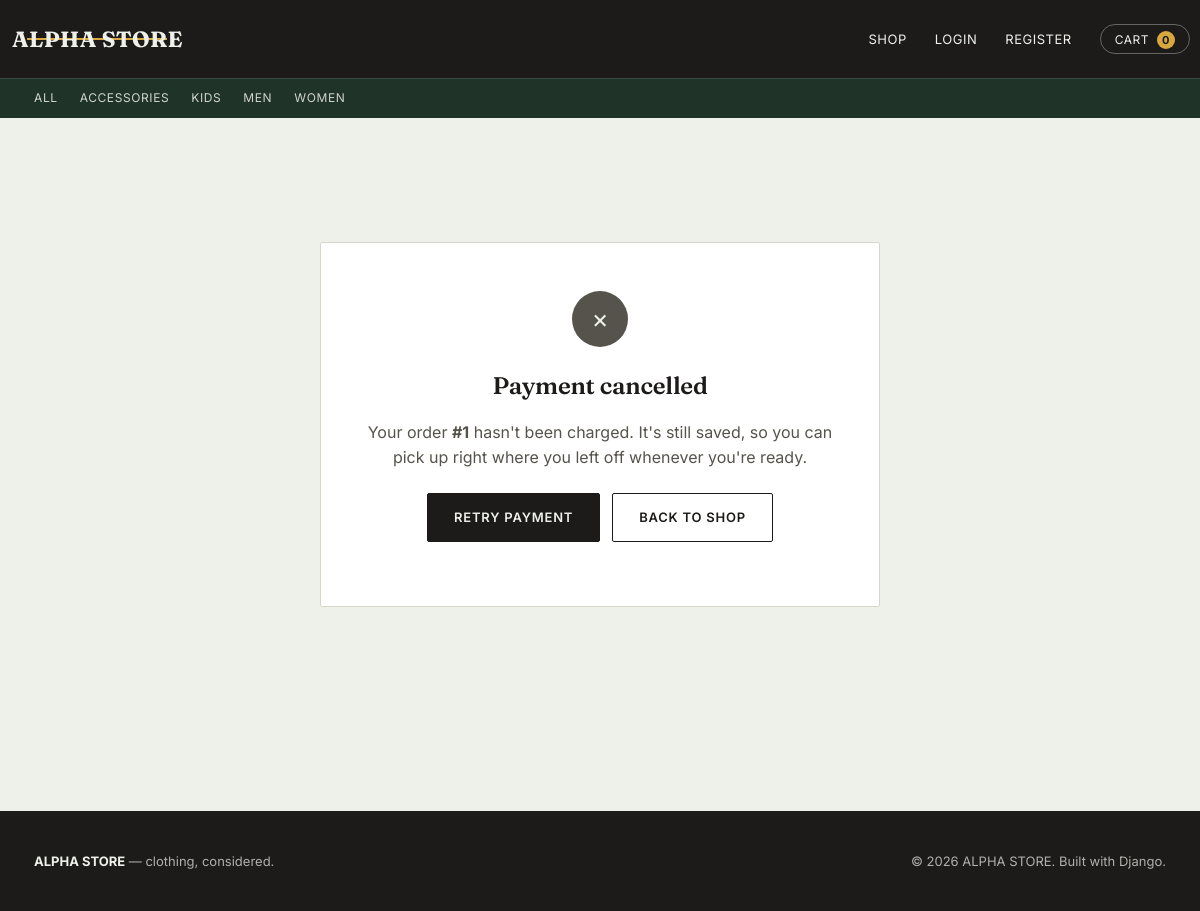
Screenshot of /payment/1/cancelled/ with the database file from the repository.
### store/models.py (models this page shows, shortened)
class Category(models.Model):
    name = models.CharField(max_length=120, unique=True)
    slug = models.SlugField(max_length=140, unique=True)
    image = models.ImageField(
        upload_to='categories/', blank=True, null=True,
        help_text='Shown on the homepage "Find your section" tile for this category.'
    )
    class Meta:
        ordering = ['name']
        verbose_name_plural = 'Categories'
    def get_absolute_url(self):
        return reverse('store:product_list_by_category', args=[self.slug])

class Order(models.Model):
    STATUS_CHOICES = [
        ('pending', 'Pending'),
        ('paid', 'Paid'),
        ('shipped', 'Shipped'),
        ('delivered', 'Delivered'),
        ('cancelled', 'Cancelled'),
    ]
    PAYMENT_METHOD_CHOICES = [
        ('cod', 'Cash on Delivery'),
        ('card', 'Pay by Card (Stripe)'),
    ]
    user = models.ForeignKey(
        User, related_name='orders', on_delete=models.SET_NULL,
        blank=True, null=True
    )
    full_name = models.CharField(max_length=150)
    email = models.EmailField()
    address = models.CharField(max_length=250)
    city = models.CharField(max_length=100)
    postal_code = models.CharField(max_length=20)
    phone = models.CharField(max_length=20, blank=True)
    status = models.CharField(max_length=10, choices=STATUS_CHOICES, default='pending')
    payment_method = models.CharField(max_length=10, choices=PAYMENT_METHOD_CHOICES, default='cod')
    stripe_checkout_id = models.CharField(max_length=255, blank=True)
    stripe_payment_intent = models.CharField(max_length=255, blank=True)
    created_at = models.DateTimeField(auto_now_add=True)
    updated_at = models.DateTimeField(auto_now=True)
    paid = models.BooleanField(default=False)
    class Meta:
        ordering = ['-created_at']

### store/views.py (the view)
# urls.py: path('payment/<int:order_id>/cancelled/', views.payment_cancelled, name='payment_cancelled'),
def payment_cancelled(request, order_id):
    order = get_object_or_404(Order, id=order_id)
    return render(request, 'store/payment_cancelled.html', {'order': order})

### store/cart.py (called while the page is built)
    def __len__(self):
        return sum(item['quantity'] for item in self.cart.values())

### store/context_processors.py (called while the page is built)
def cart(request):
    return {'cart': Cart(request)}

def categories(request):
    return {'categories_nav': Category.objects.all()}

### store/templates/store/payment_cancelled.html (shortened to what this page needs)
{% extends "store/base.html" %}
{% block content %}
<section class="section">
  <div class="success-card">
    <div class="success-icon" style="background: var(--ink-soft);">×</div>
    <h1>Payment cancelled</h1>
    <p style="color:var(--ink-soft);">
      Your order <strong>#{{ order.id }}</strong> hasn't been charged. It's still saved,
      so you can pick up right where you left off whenever you're ready.
    </p>
    <p style="margin-top:24px; display:flex; gap:12px; justify-content:center;">
      <a href="{% url 'store:payment_checkout' order.id %}" class="btn">Retry payment</a>
      <a href="{% url 'store:product_list' %}" class="btn btn-outline">Back to shop</a>
    </p>
  </div>
</section>
{% endblock %}

### store/templates/store/base.html (shortened to what this page needs)
{% load static %}
<!DOCTYPE html>
<html lang="en">
<head>
  <link rel="stylesheet" href="{% static 'store/css/style.css' %}">
</head>
<body>
  <header class="site-header">
    <div class="container nav">
      <a href="{% url 'store:home' %}" class="wordmark">
        <span class="wordmark-text">ALPHA STORE</span>
        <span class="wordmark-bar"></span>
      </a>
      <ul class="nav-links">
        <li><a href="{% url 'store:product_list' %}">Shop</a></li>
        {% if user.is_authenticated %}
          <li><a href="{% url 'store:order_history' %}">My Orders</a></li>
          <li><a href="{% url 'store:logout' %}">Logout, {{ user.username }}</a></li>
        {% else %}
          <li><a href="{% url 'store:login' %}">Login</a></li>
          <li><a href="{% url 'store:register' %}">Register</a></li>
        {% endif %}
        <li>
          <a href="{% url 'store:cart_detail' %}" class="cart-pill">
            Cart <span class="cart-count">{{ cart|length }}</span>
          </a>
        </li>
      </ul>
    </div>
    <nav class="category-strip">
      <div class="container">
        <a href="{% url 'store:product_list' %}">All</a>
        {% for cat in categories_nav %}
          <a href="{{ cat.get_absolute_url }}">{{ cat.name }}</a>
        {% endfor %}
      </div>
    </nav>
  </header>
  <main>
    {% block content %}{% endblock %}
  </main>
  <footer class="site-footer">
    <div class="container">
      <div><strong>ALPHA STORE</strong> — clothing, considered.</div>
      <div>&copy; {% now "Y" %} ALPHA STORE. Built with Django.</div>
    </div>
  </footer>
</body>
</html>

### store/static/store/css/style.css (style rules this page uses)
:root { --paper: #eef0ea; --paper-raised: #ffffff; --ink: #1c1b19; --ink-soft: #55534c; --line: #d8d6cc; --forest: #2f4a3d; --forest-dark: #203329; --mustard: #d8a73e; --brick: #a4402f; --font-display: 'Fraunces', 'Iowan Old Style', Georgia, serif; --font-body: 'Inter', -apple-system, BlinkMacSystemFont, 'Segoe UI', sans-serif; --radius: 2px; --shadow: 0 1px 2px rgba(28, 27, 25, 0.06), 0 8px 24px rgba(28, 27, 25, 0.06); }
* { box-sizing: border-box; }
html { scroll-behavior: smooth; }
body { margin: 0; background: var(--paper); color: var(--ink); font-family: var(--font-body); font-size: 16px; line-height: 1.55; -webkit-font-smoothing: antialiased; }
a { color: inherit; text-decoration: none; }
.container { max-width: 1180px; margin: 0 auto; padding: 0 24px; }
h1, h2, h3, h4 { font-family: var(--font-display); font-weight: 600; color: var(--ink); margin: 0 0 0.5em; letter-spacing: -0.01em; }
.btn { display: inline-block; font-family: var(--font-body); font-size: 13px; font-weight: 600; letter-spacing: 0.06em; text-transform: uppercase; padding: 13px 26px; border-radius: var(--radius); border: 1px solid var(--ink); background: var(--ink); color: var(--paper); cursor: pointer; transition: background 0.18s ease, color 0.18s ease, transform 0.18s ease; }
.btn-outline { background: transparent; color: var(--ink); border: 1px solid var(--ink); }
.site-header { background: var(--ink); color: var(--paper); position: sticky; top: 0; z-index: 40; }
.nav { display: flex; align-items: center; justify-content: space-between; padding: 18px 0; }
.wordmark { font-family: var(--font-display); font-weight: 700; font-size: 22px; letter-spacing: 0.015em; color: var(--paper); position: relative; display: inline-block; padding: 4px 2px; }
.wordmark-text { position: relative; z-index: 1; }
.wordmark-bar { position: absolute; left: 10%; right: 10%; top: 50%; height: 2px; background: var(--mustard); transform: translateY(-50%); z-index: 0; }
.nav-links { display: flex; align-items: center; gap: 28px; list-style: none; margin: 0; padding: 0; font-size: 13px; letter-spacing: 0.04em; text-transform: uppercase; }
.nav-links a { position: relative; padding-bottom: 4px; }
.nav-links a::after { content: ''; position: absolute; left: 0; right: 0; bottom: 0; height: 1px; background: var(--mustard); transform: scaleX(0); transform-origin: left; transition: transform 0.2s ease; }
.cart-pill { display: inline-flex; align-items: center; gap: 8px; border: 1px solid rgba(238, 240, 234, 0.35); border-radius: 999px; padding: 6px 14px; font-size: 12px; }
.cart-count { background: var(--mustard); color: var(--ink); font-weight: 700; border-radius: 999px; min-width: 18px; height: 18px; display: inline-flex; align-items: center; justify-content: center; font-size: 11px; padding: 0 5px; }
.category-strip { background: var(--forest-dark); border-top: 1px solid rgba(238, 240, 234, 0.12); }
.category-strip .container { display: flex; gap: 22px; padding-top: 10px; padding-bottom: 10px; overflow-x: auto; font-size: 12px; letter-spacing: 0.05em; text-transform: uppercase; color: rgba(238, 240, 234, 0.85); }
.section { padding: 64px 0; }
.success-card { text-align: center; max-width: 560px; margin: 60px auto; padding: 48px 32px; background: var(--paper-raised); border: 1px solid var(--line); border-radius: var(--radius); }
.success-icon { width: 56px; height: 56px; border-radius: 50%; background: var(--forest); color: var(--paper); display: flex; align-items: center; justify-content: center; margin: 0 auto 20px; font-size: 26px; }
.site-footer { background: var(--ink); color: rgba(238, 240, 234, 0.7); margin-top: 80px; padding: 40px 0; font-size: 13px; }
.site-footer .container { display: flex; justify-content: space-between; align-items: center; flex-wrap: wrap; gap: 12px; }
.site-footer strong { color: var(--paper); }

### rows the page displays
Category: name "ACCESSORIES"
Category: name "KIDS"
Category: name "MEN"
Category: name "WOMEN"
Order: id "1"

### other values shown
{{ cart|length }} "0"
